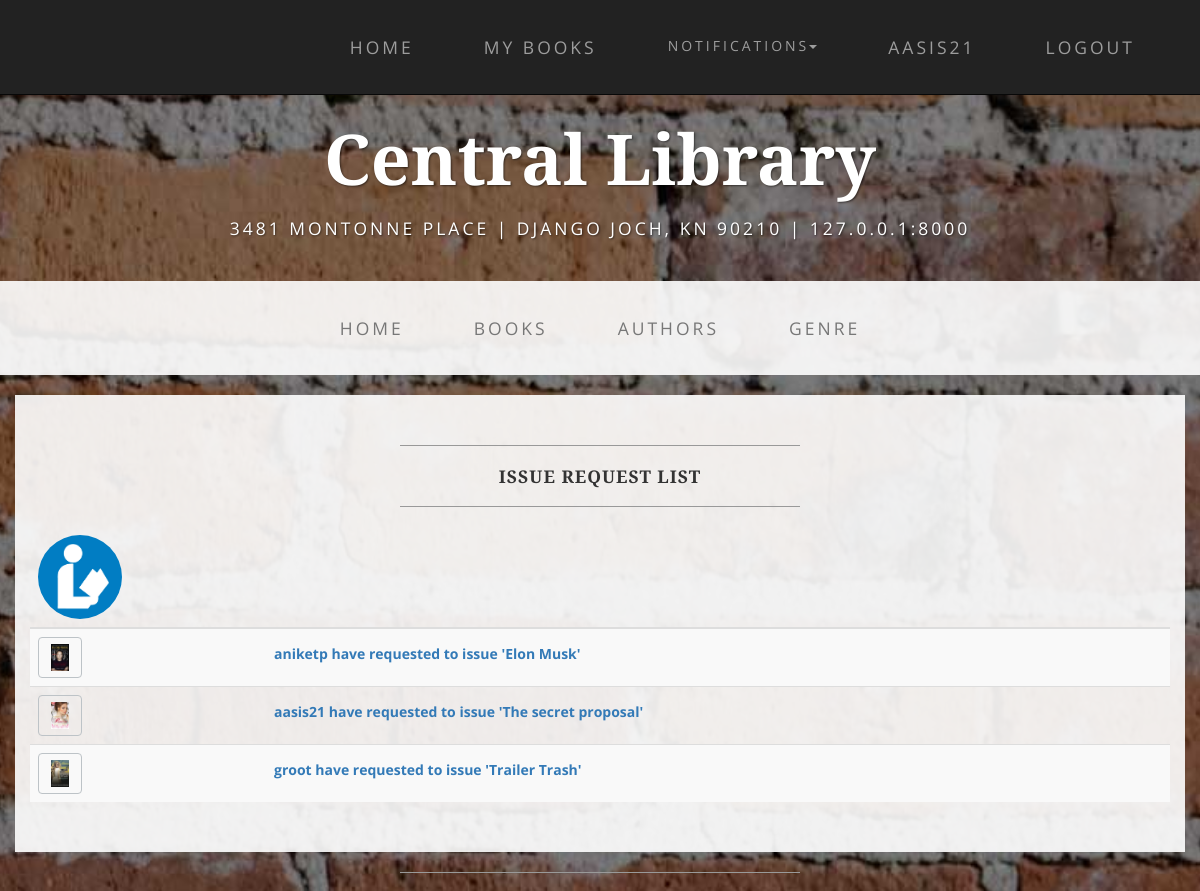
Before: /lib/request_list/ (signed in, upper part) with the older database file.
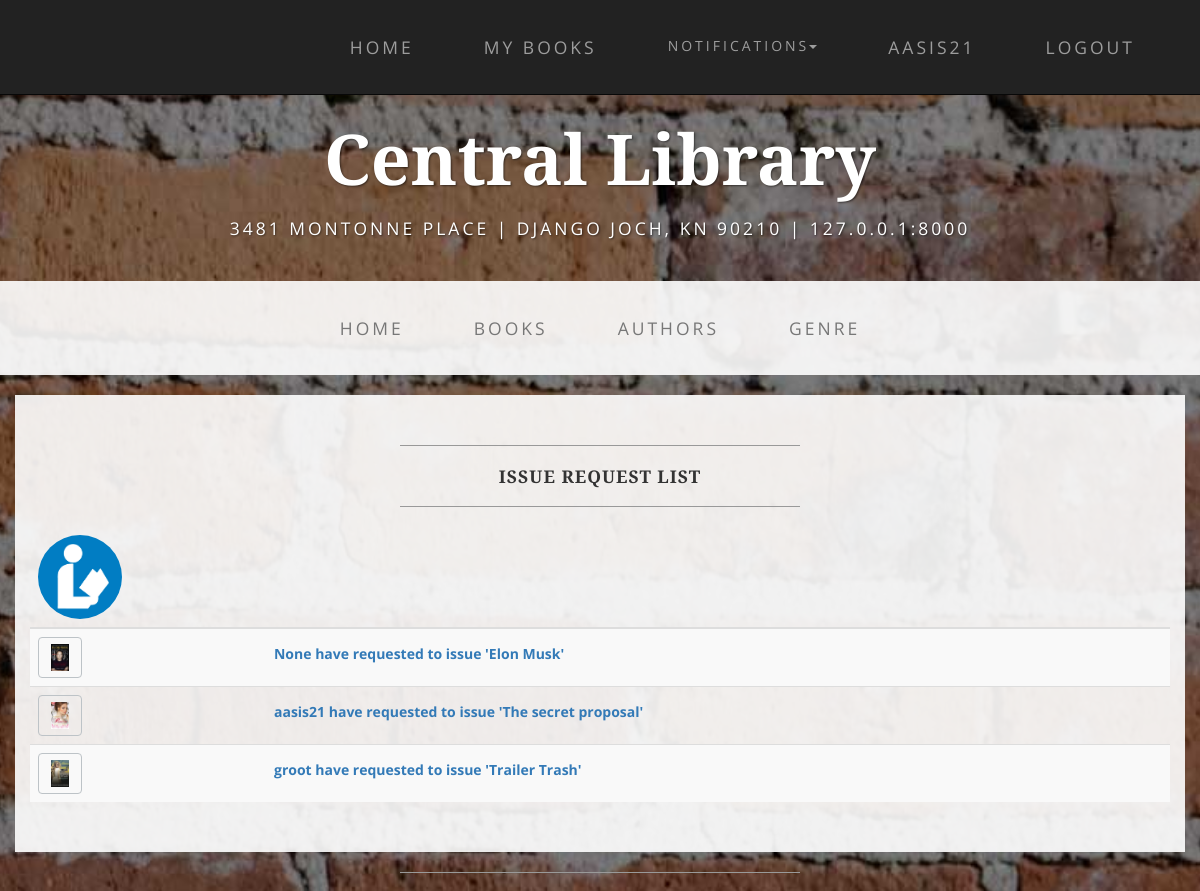
After: the same page with the newer database file.
### mylib/models.py (models this page shows, shortened)
class IssueRequest(models.Model):
    user=models.ForeignKey(User,on_delete=models.SET_NULL,null=True,blank=True)
    book=models.ForeignKey(Book,on_delete=models.SET_NULL,null=True,blank=True)
    return_date=models.DateField(null=True, blank=True)
    ISSUE_STATUS = (
        ('r', 'Rejected'),
        ('a', 'Accepted'),
        ('n', 'None'),
    )
    status = models.CharField(max_length=1, choices=ISSUE_STATUS,default='n',null=True,blank=True)

class Book(models.Model):
    title=models.CharField(max_length=200)
    author=models.ForeignKey(Author,on_delete=models.SET_NULL,null=True)
    description=models.TextField(max_length=1000,null=True,blank=True)
    genre=models.ManyToManyField(Genre)
    cover = models.ImageField(upload_to=user_directory_path,null=True,blank=True)
    no_instance=models.IntegerField(null=True,blank=True,default=0)
    def image_url(self):
        if self.cover and hasattr(self.cover,'url'):
            return self.cover.url
        else:
            return '/static/1.jpg'

### mylib/views.py (the view)
@permission_required('mylib.manage_books')
def request_list(request):
    request_list=IssueRequest.objects.filter(status__exact='n')
    return  render(request,'request_list.html',context={'list':request_list})

### mylib/global_context.py (called while the page is built)
def notice_context(request):
    if request.user.is_authenticated:
        que= Notification.objects.filter(user=request.user)
        re_note = que.values_list('notice', flat=True)
        note=re_note[::-1]
        if note:
            if len(note)>5:
                notice=note[:5]
            else:
                notice=note
        else:
            notice=['Request Book issue for notifications',]
    else:
        notice = ['Request Book issue for notifications',]
        note=['please login']
    return {'notice':notice,'note':note}

### mylib/templates/request_list.html (shortened to what this page needs)
{% extends "index.html" %}
{% load staticfiles %}
{% block content %}
<div class="container box">
    <div class="row">
        <div class="col-lg-12">
            <hr>
            <h2 class="intro-text text-center">
                <strong>Issue Request List</strong>
            </h2>
            <hr>
            <table class="table table-striped table-responsive">
                <thead class="thead-inverse">
                <tr>
                    <th><img src="{% static 'mylib/img/team/lib.jpg' %}" class="img-responsive img-circle center-block" alt="" align="middle" style="width:6em;height:6em;float:left"></th>
                    <th class="text-center"></th>
                </tr>
                </thead>
                <tbody>
                {% if list %}
                {% for item in list %}
                <tr>
                    <th scope="row"><a class="btn btn-custom"><img src="{{ item.book.image_url }}"  class="img-responsive" alt="" style="width:1em;height:1.5em;float:left"></a></th>
                    <td><a class="btn" href="{% url 'confirm_issue' item.id %}"><b>{{item.user}} have requested to issue '{{item.book.title}}'</b></a></td>
                </tr>
                {% endfor %}
                {% else  %}
                <tr>
                    <th scope="row"> <p>There is no pending request</p></th>
                </tr>
                {% endif %}
                </tbody>
            </table>
        </div>
    </div>
</div>
{% endblock content %}

Changed rows visible on the page:
changed IssueRequest "Elon Musk": user "aniketp" → "None"
